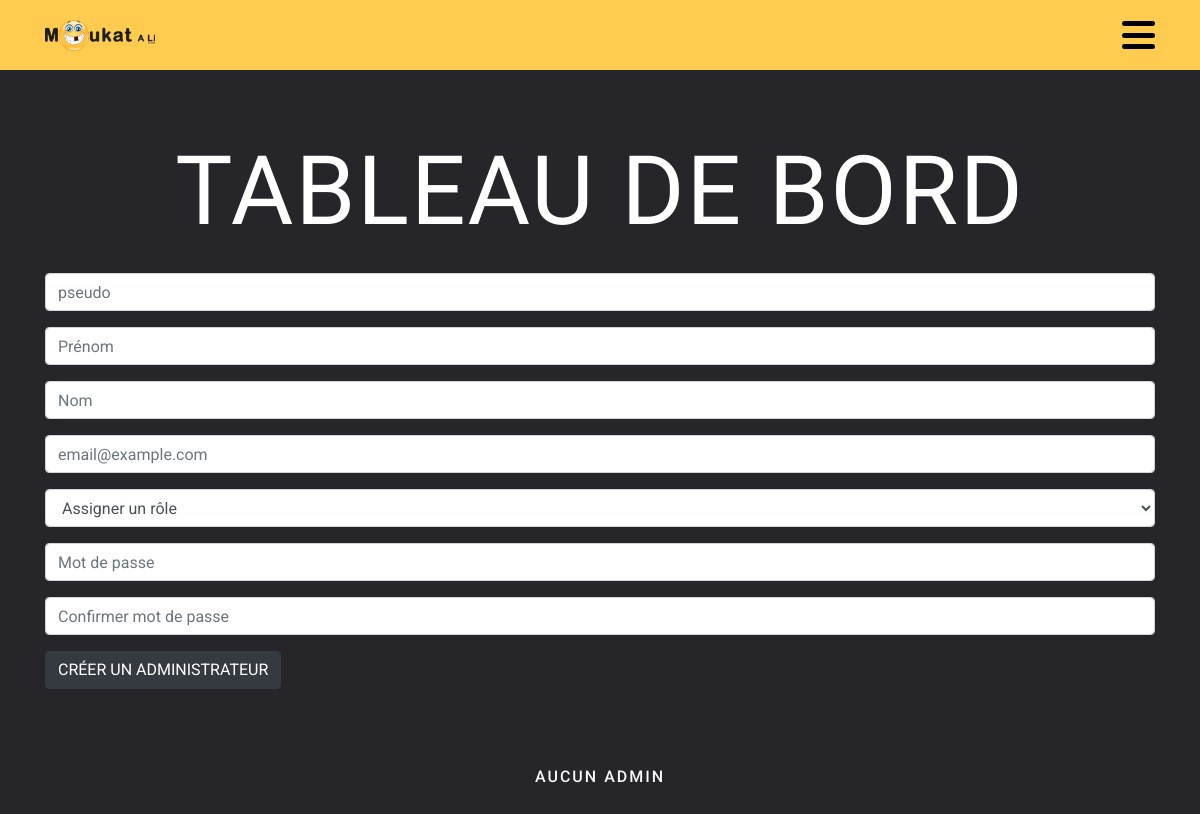
The page /pages/admin/dashboard.php on the database as committed earlier.
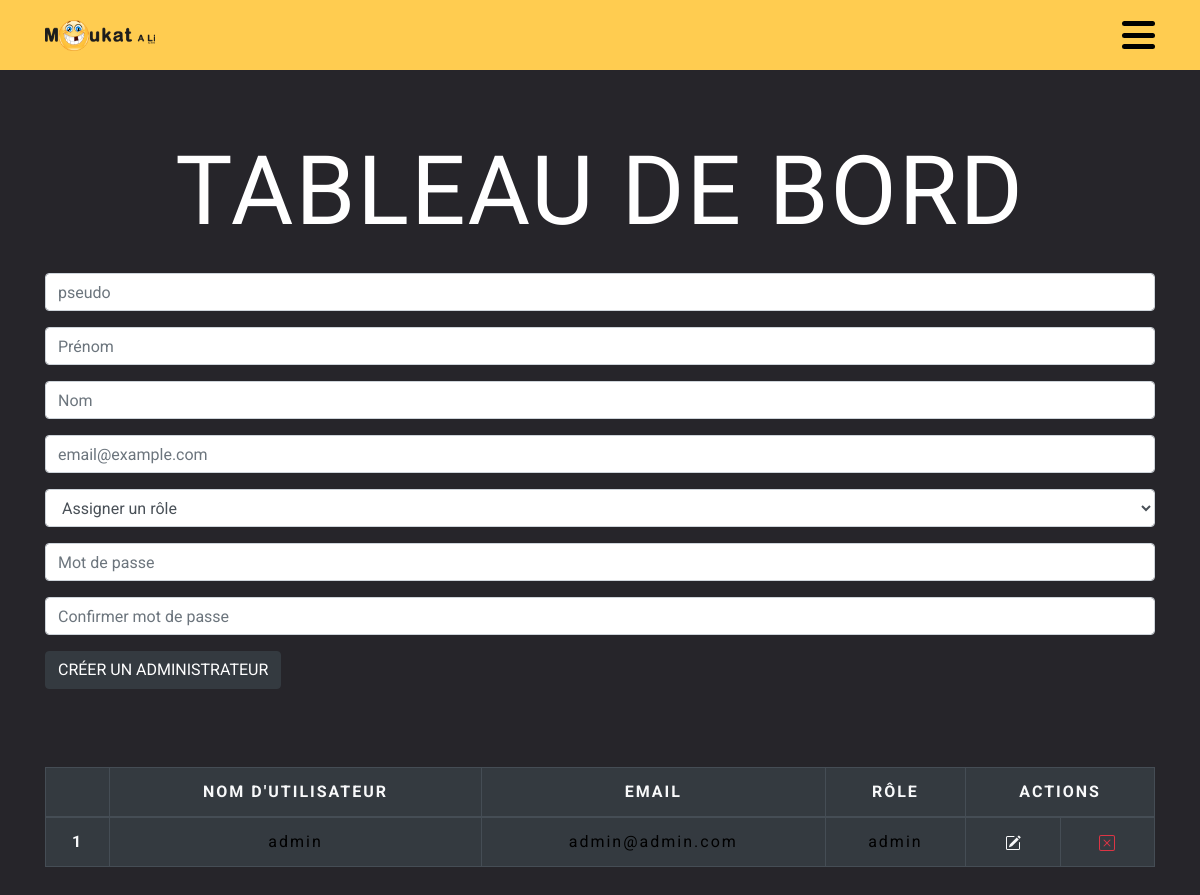
The same page on the database as committed later.
### tables this page shows
CREATE TABLE `users` (
  `id` int(10) UNSIGNED NOT NULL,
  `pseudo` varchar(255) NOT NULL,
  `avatar` varchar(255) DEFAULT NULL,
  `last_name` varchar(255) NOT NULL,
  `first_name` varchar(255) NOT NULL,
  `email` varchar(100) NOT NULL,
  `password` varchar(200) NOT NULL,
  `role` varchar(100) NOT NULL,
  `created_at` timestamp NOT NULL DEFAULT CURRENT_TIMESTAMP ON UPDATE CURRENT_TIMESTAMP,
  `delete_account` tinyint(1) NOT NULL DEFAULT '0'
);

### src/controller/admin-function.php (called while the page is built, shortened)
<?php
$pseudo = "";
$email = "";
$last_name = "";
$first_name = "";
$update = "false";
function readAllAdmin() {
    global $db_connect;
    $admin = "admin";
    $author = "author";
    $reqt = "SELECT * FROM moukatali.users WHERE role = '$admin' OR role = '$author' ";
    $query = $db_connect->query($reqt);
    $admins = $query->fetchAll();
    return $admins;
}

### src/pages/admin/dashboard.php (the view, shortened to what this page needs)
<?php
require ROOT_PATH . '/config/database.php';
require ROOT_PATH . '/src/controller/admin-function.php';
$admins = readAllAdmin();
include(ROOT_PATH . '/src/layout/head.php');
?>
<body>
  <header class="header-main ">
    <div class="container">
    <nav class="navigation d-flex align-items-center justify-content-between">
      <a class="navbar-brand" href=<?= BASE_URL . "/src/index.php" ?>>
          <img src=<?= BASE_URL . "/public/images/logo.png" ?> alt="Logo Moukat A Li">
      </a>
      <div class="menu-toggle">
        <span class="position"></span>
        <span class="position"></span>
        <span class="position mb-0"></span>
      </div>
    </nav>
    </div>
  </header>
  <section id="form-admin">
    <div class="container">
      <h1 class="text-uppercase display-1 text-center py-3 mt-5">Tableau de bord</h1>
      <form method="POST" class="m-auto">
        <div class="mb-3">
          <input type="text" class="form-control" id="pseudo" name="pseudo" placeholder="pseudo" title="Choisir un pseudo ou un nom d'utilisateur" required pattern="^[a-zA-Z][a-zA-Z0-9-_\.]{1,20}$" minlength="4" maxlength="30" size="30" value="<?php echo $pseudo; ?>">
        </div>
        <div class="mb-3">
          <input type="text" class="form-control" id="first_name" name="first_name" placeholder="Prénom" title="Veuillez inscrire votre Prénom" required pattern="([A-z0-9À-ž\s]){2,}" minlength="4" maxlength="50" size="50" value="<?php echo $first_name; ?>">
        </div>
        <div class="mb-3">
          <input type="text" class="form-control" id="last_name" name="last_name" placeholder="Nom" title="Veuillez inscrire votre Nom" required pattern="([A-z0-9À-ž\s]){2,}" minlength="4" maxlength="50" size="50" value="<?php echo $last_name; ?>">
        </div>
        <div class="mb-3">
          <input type="email" class="form-control" id="email" name="email" placeholder="email@example.com" title="Veuillez inscrire votre email" size="60" minlength="3" maxlength="60" required value="<?php echo $email; ?>">
        </div>
        <div class="mb-3">
          <select class="form-control" name="role">
            <option value="" selected disabled>Assigner un rôle</option>
          </select>
        </div>
        <div class="mb-3">
          <input type="password" class="form-control" name="password_1" required pattern="?=^.{8,}$)((?=.*\d)|(?=.*\W+))(?![.\n])(?=.*[A-Z])(?=.*[a-z]).*$" minlength="1" maxlength="20" size="20" placeholder="Mot de passe">
        </div>
        <div class="mb-3">
          <input type="password" class="form-control" name="password_2" required pattern="?=^.{8,}$)((?=.*\d)|(?=.*\W+))(?![.\n])(?=.*[A-Z])(?=.*[a-z]).*$" minlength="1" maxlength="20" size="20" placeholder="Confirmer mot de passe">
        </div>
        <?php if ($update === true) : ?>
          <button type="submit" id="btn-update" class="btn btn-dark fw-bold text-uppercase" name="update-admin">mettre à jour</button>
        <?php else : ?>
          <button type="submit" id="btn-create" class="btn btn-dark fw-bold text-uppercase" name="create-admin">créer un administrateur</button>
        <?php endif; ?>
      </form>
  </section>
  <section id="list-admin" class="py-5">
    <div class="container">
      <?php if (empty($admins)): ?>
        <h6 class="text-light text-center">AUCUN ADMIN</h6>
      <?php else: ?>
        <table class="table table-bordered table-dark text-light text-center">
          <thead class="text-uppercase">
            <tr>
              <th scope="col"></th>
              <th scope="col">nom d'utilisateur</th>
              <th scope="col">email</th>
              <th scope="col">rôle</th>
              <th colspan="2">actions</th>
            </tr>
          </thead>
          <tbody>
            <?php foreach ($admins as $key => $admin): ?>
              <div class="user">
                <tr>
                  <?php if ( $user['role'] = "admin" ): ?>
                  <th scope="row"><?php echo $key + 1; ?></th>
                  <td class="align-middle"><a style="color:black;font-size:2vh;" href="#"><?php echo $admin['pseudo']; ?></a></td>
                    <td class="align-middle" style="color:black;font-size:2vh;"><?php echo $admin['email']; ?></td>
                    <td class="align-middle" style="color:black;font-size:2vh;"><?php echo $admin['role']; ?></td>
                  <td class="align-middle">
                    <a class="text-light" href="dashboard.php?edit-admin=<?php echo $admin['id']; ?>" role="button">
                    </a>
                  </td>
                  <td class="align-middle">
                    <a class="text-danger" href="dashboard.php?delete-admin=<?php echo $admin['id']; ?>" role="button">
                    </a>
                  </td>
                  <?php endif; ?>
                </tr>
              </div>
            <?php endforeach; ?>
          </tbody>
        </table>
      <?php endif; ?>
    </div>
  </section>
</body>
</html>

### src/layout/head.php (shortened to what this page needs)
<!doctype html>
<html lang="fr">
<head>
    <link rel="stylesheet" href="https://cdn.jsdelivr.net/npm/bootstrap@4.6.0/dist/css/bootstrap.min.css"
>
    <link rel="stylesheet" href="https://cdnjs.cloudflare.com/ajax/libs/OwlCarousel2/2.3.4/assets/owl.carousel.min.css"
 />
    <link rel="stylesheet"
        href="https://cdnjs.cloudflare.com/ajax/libs/OwlCarousel2/2.3.4/assets/owl.theme.default.min.css"
 />
    <link rel="stylesheet" href=<?= BASE_URL."/public/css/styleGreg.css" ?>>
    <link rel="stylesheet" href=<?= BASE_URL."/public/css/styleDav.css" ?>>
    <link rel="stylesheet" href=<?= BASE_URL."/public/css/btn-sup-modal.css" ?>>
    <link rel="stylesheet" href=<?= BASE_URL."/public/css/mon-style.css" ?>>

### public/css/styleDav.css (style rules this page uses)
body { font-family: 'Roboto', sans-serif; background-color: #26252A; color: #26252A; letter-spacing: 2px!important; }

### public/css/mon-style.css (style rules this page uses)
body { font-family: 'Roboto', sans-serif; background-color: #26252A; color: #26252A; letter-spacing: 2px!important; }
section { padding-bottom: 1.875em; }
h1 { font-family: 'Slackey', cursive; font-size: 2.1em; padding-top: 1.875em; padding-bottom: 1.875em; color: white; }
@media (min-width: 768px) { h1 { font-size: 5.1875em; } }
@media (min-width: 1200px) { h1 { font-size: 7.5em; padding-top: 0.8em; padding-bottom: 0.8em; } }
.header-main { background-color: #FFCC50; padding: 0.625em 0; }
nav { height: 50px; }
nav img { width: 110px; }
.menu-toggle { display: block; position: relative; z-index: 1; user-select: none; -webkit-user-select: none; }
.menu-toggle span { display: block; position: relative; width: 33px; height: 5px; background-color: #000; margin-bottom: 0.4em; z-index: 3; border-radius: 5px; transform-origin: 0 0; transition: transform 0.5s cubic-bezier(0.77,0.2,0.05,1.0), background-color 0.5s cubic-bezier(0.77,0.2,0.05,1.0), opacity 0.55s ease; }

Rows that differ between the two databases and show on the page:
added users: pseudo "admin", email "admin@admin.com", role "admin"
Other text that changed with them:
text no longer shown: "AUCUN ADMIN"
text now shown: "NOM D'UTILISATEUR EMAIL RÔLE ACTIONS"
